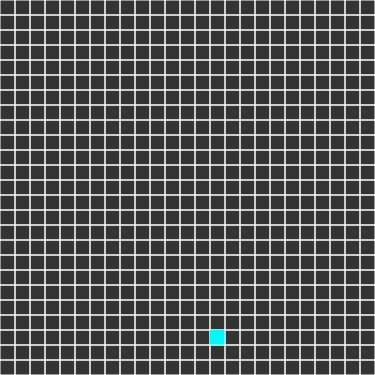
Frame 1 (no input)
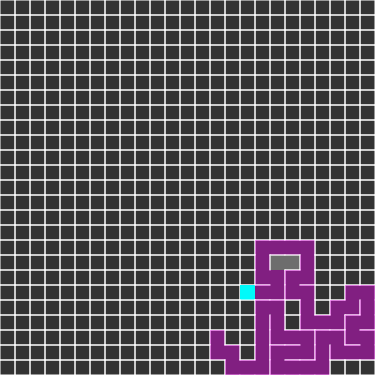
Frame 60 (no input)
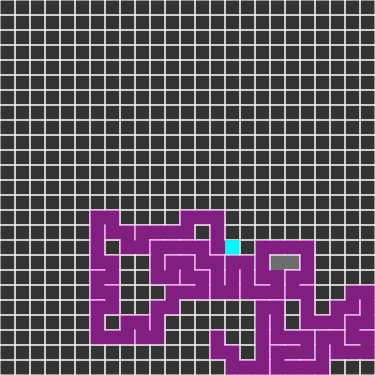
Frame 120 (the mouse pressed at the canvas centre since frame 60)

The p5.js sketch that drew these frames (run headless with seeded random() and noise() and a simulated clock; from frame 60 on, the mouse is pressed at the canvas centre):

// p5.js sketch
// ── sketch.js
var world;
var current;
var unvisitedNeighbors = [];
function setup() {
    world = World(25,25,15);
    createCanvas(world.rows*world.scl, world.cols*world.scl);
    world.populateCells();
    current = world.visitRandomCell();
    current.hilight = true;
    frameRate(120);
}

function draw() {
    background(world.backgroundColor);
    world.render();
    var next = getRandomNeighbor();
    if(next){
        next.visited = true;
        unvisitedNeighbors.push(current);
        current.onStack = true;
        next.hilight = true;
        current.removeWallTo(next);
        current.hilight = false;
        current = next;
    } else if(unvisitedNeighbors.length > 0){
        current.hilight = false;
        current = unvisitedNeighbors.pop();
        current.hilight = true;
        current.onStack = false
    }
}

function getRandomNeighbor(){
    var neighbors = world.getNeighbors(current);
    var unvisitedNeighbors = neighbors.filter(function(cell){return !cell.visited});
    if(unvisitedNeighbors.length > 0){
        var r = floor(random(0, unvisitedNeighbors.length));
        return unvisitedNeighbors[r]
    } else {
        return undefined;
    }
}

// ── cell.js
var Cell = function(x, y, scl){
    this.x = x;
    this.y = y;
    this.scl = scl;
    this.sclx = this.x*this.scl;
    this.scly = this.y*this.scl;
    this.visited = false;
    this.hilight = false;
    this.onStack = false;

    this.walls = [true, true, true, true];
    var N = 0,
        E = 1,
        S = 2,
        W = 3;

    this.removeWallTo = function removeWallTo(neighbor){
        var direction = this.getDirectionTo(neighbor);
        this.removeWall(direction);
        neighbor.removeWall(this.reverse(direction));
    };

    this.removeWall = function removeWall(direction){
        this.walls[direction] = false;
    };

    this.getReverseDict = function(){
        var d = {};
        d[E] = W;
        d[N] = S;
        d[S] = N;
        d[W] = E;
        return d;
    };

    this.reverse = function reverse(direction){
        return this.getReverseDict()[direction];
    };

    this.getDirectionTo = function getDirectionTo(neighbor){
        if(neighbor.x === this.x && neighbor.y < this.y)
            return N;
        if(neighbor.x > this.x && neighbor.y === this.y)
            return E;
        if(neighbor.x === this.x && neighbor.y > this.y)
            return S;
        if(neighbor.x < this.x && neighbor.y === this.y)
            return W;
    };

    this.show = function() {
        stroke(255);
        if (this.walls[N]){
            line(this.sclx              , this.scly             , this.sclx + this.scl   , this.scly);
        }
        if (this.walls[E]){
            line(this.sclx + this.scl   , this.scly             , this.sclx + this.scl   , this.scly + this.scl);
        }
        if (this.walls[S]){
            line(this.sclx              , this.scly + this.scl  , this.sclx + this.scl   , this.scly + this.scl);
        }
        if (this.walls[W]){
            line(this.sclx              , this.scly             , this.sclx              , this.scly + this.scl);
        }

        if(this.visited){
            noStroke();
            if(this.onStack) {
                fill(250, 0, 250, 100);
            } else {
                fill(200, 200, 200, 100);
            }
            rect(this.sclx, this.scly, this.scl, this.scl);
        }
        if(this.hilight){
            noStroke();
            fill(0,250,250);
            rect(this.sclx, this.scly, this.scl, this.scl);
        }
    };

    return this;
};
// ── world.js
/**
 * Created by Enermis on 21/11/2016.
 */

var World = function World(rows, cols, scl){
    this.rows = rows;
    this.cols = cols;
    this.scl = scl;
    this.height = this.rows*this.scl;
    this.width = this.cols*this.scl;
    this.backgroundColor = 51;
    this.foregroundColor = 255;
    this.cells = [];

    this.populateCells = function populateCells(){
        var cells = [];
        for(var y = 0; y < rows; y++){
            for(var x = 0; x < cols; x++){
                var cell = new Cell(x, y, this.scl);
                cells.push(cell);
            }
        }
        this.cells = cells;
    };

    this.render = function render(){
        for(var index in this.cells){
            var cell = this.cells[index];
            cell.show();
        }
    };

    this.visitRandomCell = function initRandomCell(){
        var cell = cells[Math.floor(Math.random()*this.cells.length)];
        cell.visited = true;
        return cell;
    };

    this.getNeighbors = function getNeighbors(cell){
        var coords = [
            [cell.x, cell.y-1],[cell.x+1, cell.y],  //north, south
            [cell.x, cell.y+1],[cell.x-1, cell.y]   //east, west
        ];
        var neighbors = coords.map(function(i){return getCell.apply(null, i)});
        return neighbors.filter(function(i){return i}); //filter out undefined cells
    };

    this.getCell = function getCell(x, y){
        var index = x+y*cols;
        if (x > cols-1 || x < 0 || y > rows-1 || y < 0) {
        } else {
            return this.cells[x + y * cols];
        }
    };

    return this;
};
